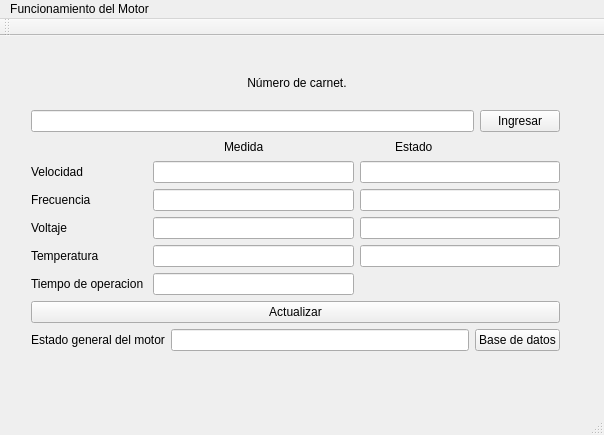
<?xml version="1.0" encoding="UTF-8"?>
<ui version="4.0">
 <class>MainWindow</class>
 <widget class="QMainWindow" name="MainWindow">
  <property name="geometry">
   <rect>
    <x>0</x>
    <y>0</y>
    <width>604</width>
    <height>435</height>
   </rect>
  </property>
  <property name="windowTitle">
   <string>MainWindow</string>
  </property>
  <widget class="QWidget" name="centralWidget">
   <widget class="QWidget" name="widget" native="true">
    <property name="geometry">
     <rect>
      <x>30</x>
      <y>20</y>
      <width>551</width>
      <height>321</height>
     </rect>
    </property>
    <property name="maximumSize">
     <size>
      <width>1000</width>
      <height>1000</height>
     </size>
    </property>
    <widget class="QWidget" name="verticalWidget" native="true">
     <property name="geometry">
      <rect>
       <x>-10</x>
       <y>-5</y>
       <width>551</width>
       <height>311</height>
      </rect>
     </property>
     <layout class="QVBoxLayout" name="verticalLayout">
      <item>
       <layout class="QVBoxLayout" name="verticalLayout_5">
        <item alignment="Qt::AlignHCenter">
         <widget class="QLabel" name="label">
          <property name="text">
           <string> Número de carnet.</string>
          </property>
         </widget>
        </item>
        <item>
         <layout class="QHBoxLayout" name="horizontalLayout">
          <item>
           <widget class="QLineEdit" name="N_carnet"/>
          </item>
          <item>
           <widget class="QPushButton" name="Button">
            <property name="text">
             <string>Ingresar</string>
            </property>
           </widget>
          </item>
         </layout>
        </item>
       </layout>
      </item>
      <item>
       <layout class="QHBoxLayout" name="horizontalLayout_3">
        <item>
         <layout class="QHBoxLayout" name="horizontalLayout_4">
          <property name="spacing">
           <number>6</number>
          </property>
          <property name="sizeConstraint">
           <enum>QLayout::SetMaximumSize</enum>
          </property>
          <property name="leftMargin">
           <number>22</number>
          </property>
          <property name="topMargin">
           <number>0</number>
          </property>
          <property name="bottomMargin">
           <number>0</number>
          </property>
          <item>
           <widget class="QLabel" name="label_8">
            <property name="maximumSize">
             <size>
              <width>16777215</width>
              <height>17</height>
             </size>
            </property>
            <property name="text">
             <string/>
            </property>
           </widget>
          </item>
          <item>
           <widget class="QLabel" name="label_7">
            <property name="maximumSize">
             <size>
              <width>16777215</width>
              <height>17</height>
             </size>
            </property>
            <property name="text">
             <string>Medida</string>
            </property>
           </widget>
          </item>
          <item>
           <widget class="QLabel" name="label_9">
            <property name="maximumSize">
             <size>
              <width>16777215</width>
              <height>17</height>
             </size>
            </property>
            <property name="text">
             <string>Estado</string>
            </property>
           </widget>
          </item>
         </layout>
        </item>
       </layout>
      </item>
      <item>
       <layout class="QHBoxLayout" name="horizontalLayout_2">
        <item>
         <layout class="QVBoxLayout" name="verticalLayout_2">
          <item>
           <widget class="QLabel" name="label_2">
            <property name="text">
             <string>Velocidad</string>
            </property>
           </widget>
          </item>
          <item>
           <widget class="QLabel" name="label_5">
            <property name="text">
             <string>Frecuencia</string>
            </property>
           </widget>
          </item>
          <item>
           <widget class="QLabel" name="label_6">
            <property name="text">
             <string>Voltaje</string>
            </property>
           </widget>
          </item>
          <item>
           <widget class="QLabel" name="label_4">
            <property name="text">
             <string>Temperatura </string>
            </property>
           </widget>
          </item>
          <item>
           <widget class="QLabel" name="label_3">
            <property name="text">
             <string>Tiempo de operacion </string>
            </property>
           </widget>
          </item>
         </layout>
        </item>
        <item>
         <layout class="QVBoxLayout" name="verticalLayout_4">
          <item>
           <widget class="QLineEdit" name="v_dato"/>
          </item>
          <item>
           <widget class="QLineEdit" name="f_dato"/>
          </item>
          <item>
           <widget class="QLineEdit" name="volt_dato"/>
          </item>
          <item>
           <widget class="QLineEdit" name="t_dato"/>
          </item>
          <item>
           <widget class="QLineEdit" name="tpo_dato"/>
          </item>
         </layout>
        </item>
        <item>
         <layout class="QVBoxLayout" name="verticalLayout_3">
          <item>
           <widget class="QLineEdit" name="t_v"/>
          </item>
          <item>
           <widget class="QLineEdit" name="t_f"/>
          </item>
          <item>
           <widget class="QLineEdit" name="t_vol"/>
          </item>
          <item>
           <widget class="QLineEdit" name="t_t"/>
          </item>
          <item>
           <widget class="QLabel" name="label_10">
            <property name="text">
             <string/>
            </property>
           </widget>
          </item>
         </layout>
        </item>
       </layout>
      </item>
      <item>
       <widget class="QPushButton" name="actualizar">
        <property name="text">
         <string>Actualizar</string>
        </property>
       </widget>
      </item>
      <item>
       <layout class="QHBoxLayout" name="horizontalLayout_5">
        <item>
         <widget class="QLabel" name="label_11">
          <property name="text">
           <string>Estado general del motor</string>
          </property>
         </widget>
        </item>
        <item>
         <widget class="QLineEdit" name="e_dato"/>
        </item>
        <item>
         <widget class="QPushButton" name="Bdatos">
          <property name="text">
           <string>Base de datos</string>
          </property>
         </widget>
        </item>
       </layout>
      </item>
     </layout>
    </widget>
   </widget>
  </widget>
  <widget class="QToolBar" name="mainToolBar">
   <attribute name="toolBarArea">
    <enum>TopToolBarArea</enum>
   </attribute>
   <attribute name="toolBarBreak">
    <bool>false</bool>
   </attribute>
  </widget>
  <widget class="QStatusBar" name="statusBar"/>
  <widget class="QMenuBar" name="menuBar">
   <property name="geometry">
    <rect>
     <x>0</x>
     <y>0</y>
     <width>604</width>
     <height>20</height>
    </rect>
   </property>
   <widget class="QMenu" name="menuM">
    <property name="title">
     <string>Funcionamiento del Motor</string>
    </property>
   </widget>
   <addaction name="menuM"/>
  </widget>
 </widget>
 <layoutdefault spacing="6" margin="11"/>
 <resources/>
 <connections/>
</ui>
